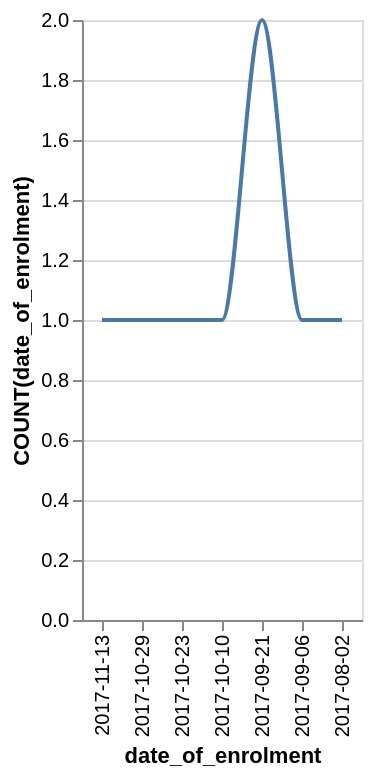

Specify this chart in Vega-Lite:
### Vega-Lite specification from a JSON file in a GitHub repository (floating-point values rounded to 4 significant figures)
{"data": {"values": [{"x_data": "2017-08-02", "y_data": 1}, {"x_data": "2017-09-06", "y_data": 1}, {"x_data": "2017-09-21", "y_data": 2}, {"x_data": "2017-10-10", "y_data": 1}, {"x_data": "2017-10-23", "y_data": 1}, {"x_data": "2017-10-29", "y_data": 1}, {"x_data": "2017-11-13", "y_data": 1}]}, "mark": {"type": "line", "interpolate": "monotone"}, "encoding": {"x": {"field": "x_data", "type": "nominal", "title": "date_of_enrolment", "sort": "descending"}, "y": {"field": "y_data", "type": "quantitative", "title": "COUNT(date_of_enrolment)"}}}
